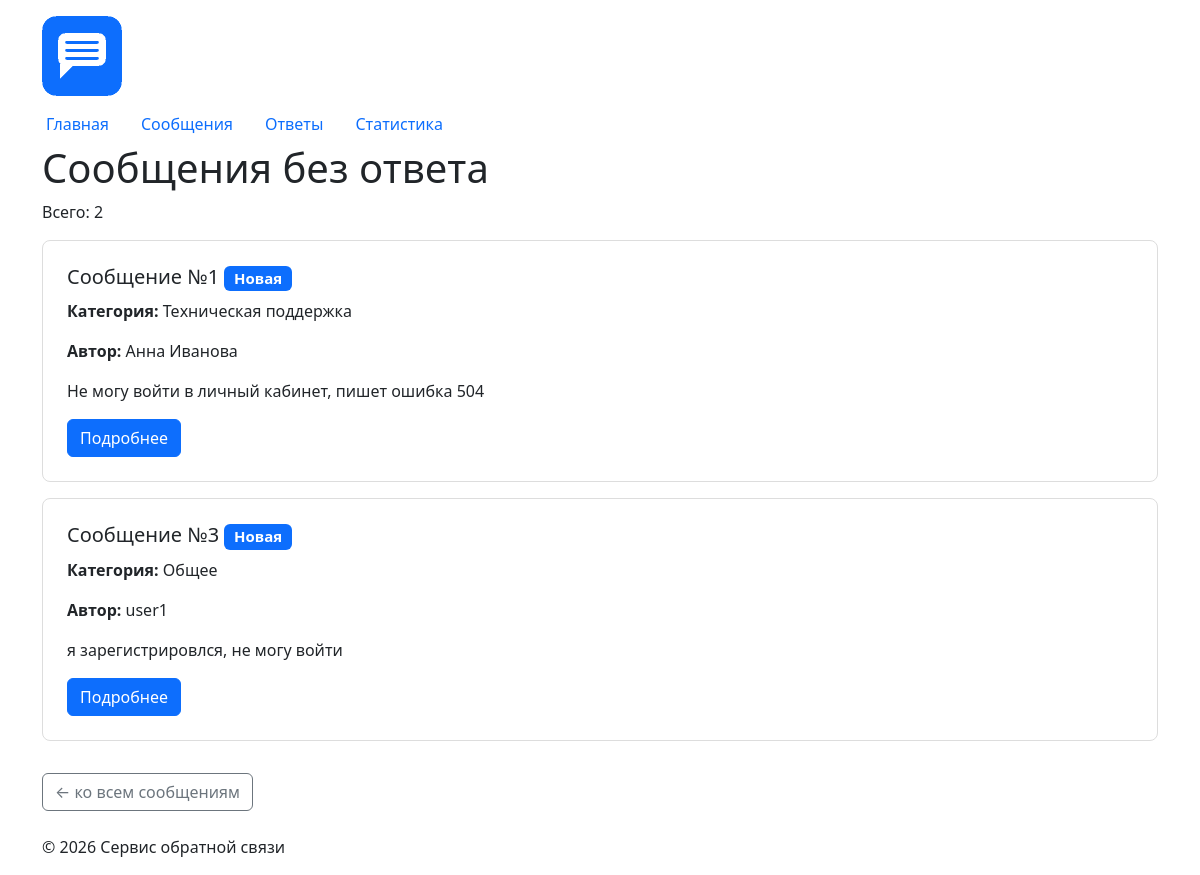
Page /messages/unanswered/ on the committed database.
### feedback/views.py (the view)
# urls.py: path("unanswered/", views.unanswered, name="unanswered"),
def unanswered(request):
    context = {
        "messages_list": _fetch_all(UNANSWERED_SQL),
    }
    return render(
        request,
        "feedback/message_unanswered.html",
        context,
    )

### db/database.py (called while the page is built)
def get_connection(create=False):
    if not create and not Path(DB_PATH).exists():
        raise FileNotFoundError(
            f"База данных {DB_PATH} не найдена. Создайте её командой: "
            "python -m db.import_json"
        )
    conn = sqlite3.connect(DB_PATH)
    conn.execute("PRAGMA foreign_keys = ON")
    conn.create_function("lower_u", 1, _lower_u, deterministic=True)
    return conn

### feedback/views.py (called while the page is built)
def _fetch_all(sql, params=()):
    conn = get_connection()
    conn.row_factory = sqlite3.Row
    try:
        return conn.execute(sql, params).fetchall()
    finally:
        conn.close()

### feedback/templates/feedback/message_unanswered.html (shortened to what this page needs)
{% extends "base.html" %}
{% block content %}
    <h1>Сообщения без ответа</h1>
    <p>
        Всего: {{ messages_list|length }}
    </p>
    {% for message in messages_list %}
        {% include "feedback/includes/message_card.html" %}
    {% empty %}
        <p>На все сообщения уже даны ответы.</p>
    {% endfor %}
    <a href="{% url 'feedback:list' %}" class="btn btn-outline-secondary mt-3">
        ← ко всем сообщениям
    </a>
{% endblock %}

### feedback/templates/feedback/includes/message_card.html
<article class="card message-card mb-3">
    <div class="card-body">
        <h2 class="card-title h5">
            Сообщение №{{ message.id }}
            {% include "feedback/includes/message_status.html" %}
        </h2>
        <p class="card-text">
            <strong>Категория:</strong>
            {{ message.category|default:"Без категории" }}
        </p>
        <p class="card-text">
            <strong>Автор:</strong>
            {{ message.author_name|default:"Автор не указан" }}
        </p>
        <p class="card-text">
            {{ message.text|truncatechars:80 }}
        </p>
        <a
            href="{% url 'feedback:detail' message.id %}"
            class="btn btn-primary"
        >
            Подробнее
        </a>
    </div>
</article>

### feedback/templates/feedback/includes/message_status.html
{% if message.status == "закрыта" %}
    <span class="badge bg-success message-status message-status-closed">
        {{ message.status|capfirst }}
    </span>
{% elif message.status == "в обработке" %}
    <span class="badge bg-warning text-dark message-status message-status-processing">
        {{ message.status|capfirst }}
    </span>
{% else %}
    <span class="badge bg-primary message-status message-status-new">
        {{ message.status|capfirst }}
    </span>
{% endif %}

### homepage/static/homepage/css/style.css (style rules this page uses)
body { min-height: 100vh; }
.message-card { margin-bottom: 1rem; padding: 0.5rem; border: 1px solid #ddd; border-radius: 8px; }
.message-status { font-weight: 600; }

### rows in the picture
messages: id "1", status "Новая", category "Техническая поддержка", author_name "Анна Иванова", text "Не могу войти в личный кабинет, пишет ошибка 504"
messages: id "3", status "Новая", category "Общее", author_name "user1", text "я зарегистрировлся, не могу войти"

### other values in the picture
{{ messages_list|length }} "2"
